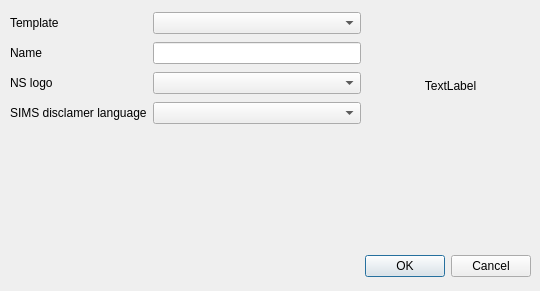
<?xml version="1.0" encoding="UTF-8"?>
<ui version="4.0">
 <class>Dialog</class>
 <widget class="QDialog" name="Dialog">
  <property name="geometry">
   <rect>
    <x>0</x>
    <y>0</y>
    <width>540</width>
    <height>291</height>
   </rect>
  </property>
  <property name="windowTitle">
   <string>Create Layout</string>
  </property>
  <property name="modal">
   <bool>true</bool>
  </property>
  <widget class="QDialogButtonBox" name="buttonBox">
   <property name="geometry">
    <rect>
     <x>190</x>
     <y>250</y>
     <width>341</width>
     <height>32</height>
    </rect>
   </property>
   <property name="orientation">
    <enum>Qt::Horizontal</enum>
   </property>
   <property name="standardButtons">
    <set>QDialogButtonBox::Cancel|QDialogButtonBox::Ok</set>
   </property>
  </widget>
  <widget class="QWidget" name="gridLayoutWidget">
   <property name="geometry">
    <rect>
     <x>10</x>
     <y>10</y>
     <width>351</width>
     <height>120</height>
    </rect>
   </property>
   <layout class="QGridLayout" name="gridLayout">
    <item row="2" column="0">
     <widget class="QLabel" name="labelNsLogo">
      <property name="text">
       <string>NS logo</string>
      </property>
     </widget>
    </item>
    <item row="0" column="1">
     <widget class="QComboBox" name="comboBoxTemplate">
      <property name="currentIndex">
       <number>0</number>
      </property>
      <item>
       <property name="text">
        <string/>
       </property>
      </item>
     </widget>
    </item>
    <item row="1" column="1">
     <widget class="QLineEdit" name="lineEditName"/>
    </item>
    <item row="0" column="0">
     <widget class="QLabel" name="labelTemplate">
      <property name="text">
       <string>Template</string>
      </property>
     </widget>
    </item>
    <item row="1" column="0">
     <widget class="QLabel" name="labelName">
      <property name="text">
       <string>Name</string>
      </property>
     </widget>
    </item>
    <item row="2" column="1">
     <widget class="QComboBox" name="comboBoxNsLogo"/>
    </item>
    <item row="3" column="1">
     <widget class="QComboBox" name="comboBoxSimsDisclamer"/>
    </item>
    <item row="3" column="0">
     <widget class="QLabel" name="labelSimsDisclamer">
      <property name="text">
       <string>SIMS disclamer language</string>
      </property>
     </widget>
    </item>
   </layout>
  </widget>
  <widget class="QLabel" name="labelImagePreview">
   <property name="geometry">
    <rect>
     <x>370</x>
     <y>10</y>
     <width>161</width>
     <height>151</height>
    </rect>
   </property>
   <property name="text">
    <string>TextLabel</string>
   </property>
   <property name="alignment">
    <set>Qt::AlignCenter</set>
   </property>
  </widget>
 </widget>
 <resources/>
 <connections>
  <connection>
   <sender>buttonBox</sender>
   <signal>accepted()</signal>
   <receiver>Dialog</receiver>
   <slot>accept()</slot>
   <hints>
    <hint type="sourcelabel">
     <x>248</x>
     <y>254</y>
    </hint>
    <hint type="destinationlabel">
     <x>157</x>
     <y>274</y>
    </hint>
   </hints>
  </connection>
  <connection>
   <sender>buttonBox</sender>
   <signal>rejected()</signal>
   <receiver>Dialog</receiver>
   <slot>reject()</slot>
   <hints>
    <hint type="sourcelabel">
     <x>316</x>
     <y>260</y>
    </hint>
    <hint type="destinationlabel">
     <x>286</x>
     <y>274</y>
    </hint>
   </hints>
  </connection>
 </connections>
</ui>
